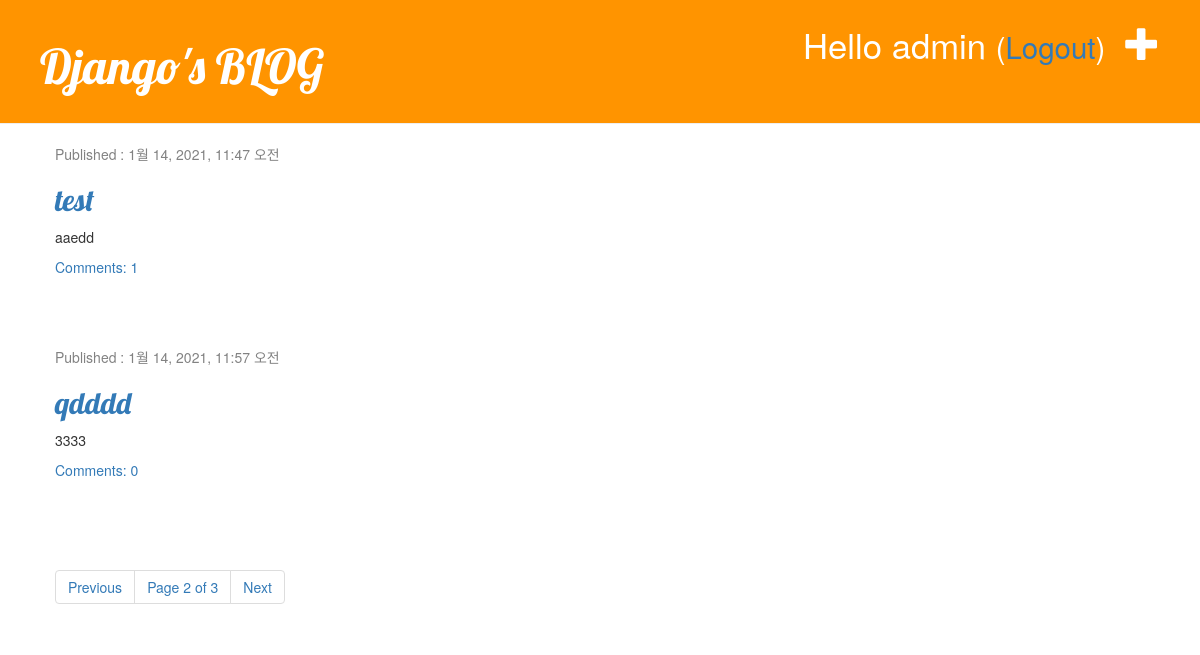
Page /?page=2 (signed in) on the committed database.
### blog/models.py (models this page shows, shortened)
class Post(models.Model):
    author = models.ForeignKey('auth.User', on_delete=models.CASCADE)
    title = models.CharField(max_length=200, validators=[min_length_3_validator])
    text = models.TextField()
    created_date = models.DateTimeField(default=timezone.now)
    published_date = models.DateTimeField(blank=True, null=True)
    def approved_comments(self):
        return self.comments.filter(approved_comment=True)

### blog/views.py (the view)
# urls.py: path('', views.post_list, name='post_list'),
def post_list(request):
    post_list = Post.objects.filter(published_date__lte=timezone.now()).order_by('published_date')
    paginator = Paginator(post_list, 2)
    page_no = request.GET.get('page')
    try:
        posts = paginator.page(page_no)
    except PageNotAnInteger:
        posts = paginator.page(1)
    except EmptyPage:
        posts = paginator.page(paginator.num_pages)
    return render(request, 'blog/post_list.html', {'posts': posts})

### blog/templates/blog/post_list.html
{% extends 'blog/base.html' %}
{% block content %}
    {% for post in posts %}
        <div class="post">
            <div class="date">
                <p>Published : {{post.published_date}}</p>
            </div>
            <h2><a href="{% url 'post_detail' pk=post.pk %}">{{post.title}}</a></h2>
            <p>{{post.text|linebreaksbr}}</p>
            <a href="{% url 'post_detail' pk=post.pk %}">Comments: {{post.approved_comments.count}}</a>
        </div>
    {% endfor %}
    {% include 'blog/post_pagination.html' with page=posts %}
{% endblock %}

### blog/templates/blog/base.html (shortened to what this page needs)
<!DOCTYPE html>
{% load static %}
<html lang="ko">
<head>
    <link rel="stylesheet" href="https://maxcdn.bootstrapcdn.com/bootstrap/3.3.2/css/bootstrap.min.css">
    <link rel="stylesheet" href="https://maxcdn.bootstrapcdn.com/bootstrap/3.3.2/css/bootstrap-theme.min.css" >
    <link rel="stylesheet" href="{% static 'css/blog.css' %}">
</head>
<body>
    <div class="page-header">
        {% if user.is_authenticated %}
            <a href="{% url 'post_new' %}" class="top-menu">
                <span class="glyphicon glyphicon-plus"></span>
            </a>
            <p class="top-menu">
                Hello {{user.username}}
                <small>(<a href="{% url 'logout' %}?next={{request.path}}">Logout</a>)</small>
            </p>
        {% else %}
            <a href="{% url 'login' %}" class="top-menu">
                <span class="glyphicon glyphicon-lock"></span>
            </a>
        {% endif %}
        <h1><a href="{% url 'post_list' %}">Django's BLOG</a></h1>
    </div>
    <div class="content container">
        <div class="row">
            <div class="col-md-8">
                {% block content %}
                {% endblock %}
            </div>
        </div>
    </div>
</body>
</html>

### blog/static/css/blog.css (style rules this page uses)
.page-header { background-color: #ff9400; margin-top: 0; padding: 20px 20px 20px 40px; }
.page-header h1, .page-header h1 a, .page-header h1 a:visited, .page-header h1 a:active { color: #ffffff; font-size: 36pt; text-decoration: none; }
.content { margin-left: 40px; }
h1, h2, h3, h4 { font-family: 'Lobster', cursive; }
.date { color: #828282; }
.top-menu, .top-menu:hover, .top-menu:visited { color: #ffffff; float: right; font-size: 26pt; margin-right: 20px; }
.post { margin-bottom: 70px; }

### rows in the picture
Post: published_date "1월 14, 2021, 11:47 오전", title "test", text "aaedd", approved_comments.count "1"
Post: published_date "1월 14, 2021, 11:57 오전", title "qdddd", text "3333", approved_comments.count "0"

### other values in the picture
{{ user.username }} "admin"
{{ page.number }} "2"
{{ page.paginator.num_pages }} "3"
